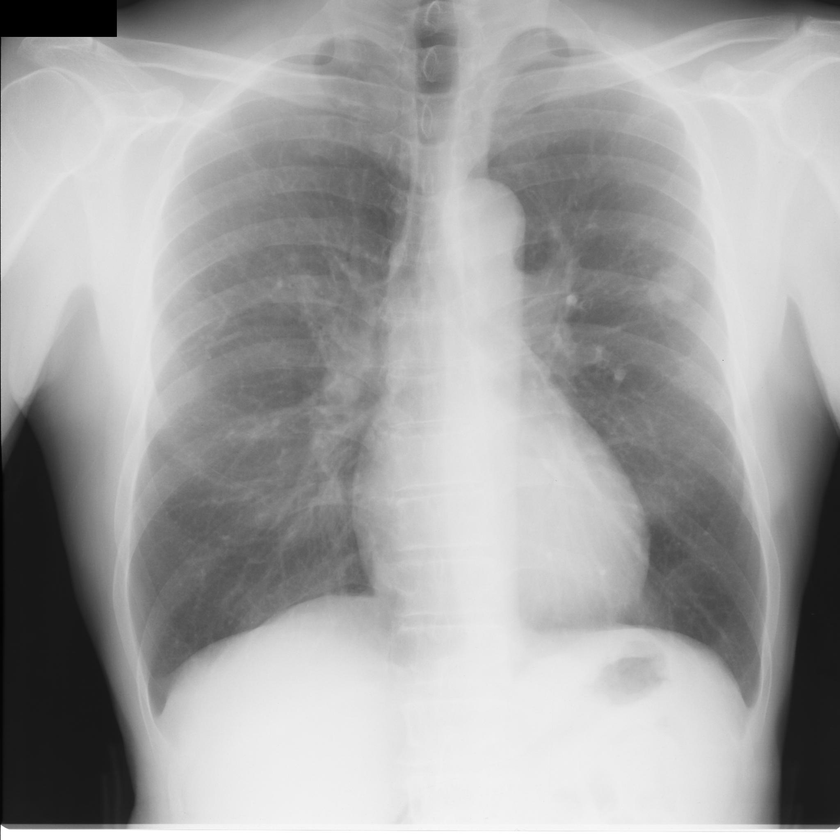
#> input picture images/JPCLN001.png, 840 x 840 px, shrunk from 2048 x 2048 before the run, found by its file name
$ python limiarization_otsu.py
#> lines starting #> are read from the running program, lines starting #| are printed output that depends on the picture; after the words box and inside, x2 and y2 are one past the last pixel; in counts of white or black regions, pixels touching at a corner belong together
import cv2;

img = cv2.imread('images/JPCLN001.png')
#> img is the input picture: shape (840, 840, 3); min 0, max 255, mean 163.2

im_gray = cv2.cvtColor(img, cv2.COLOR_BGR2GRAY)

th, im_gray_th_otsu = cv2.threshold(im_gray, 128, 192, cv2.THRESH_OTSU)
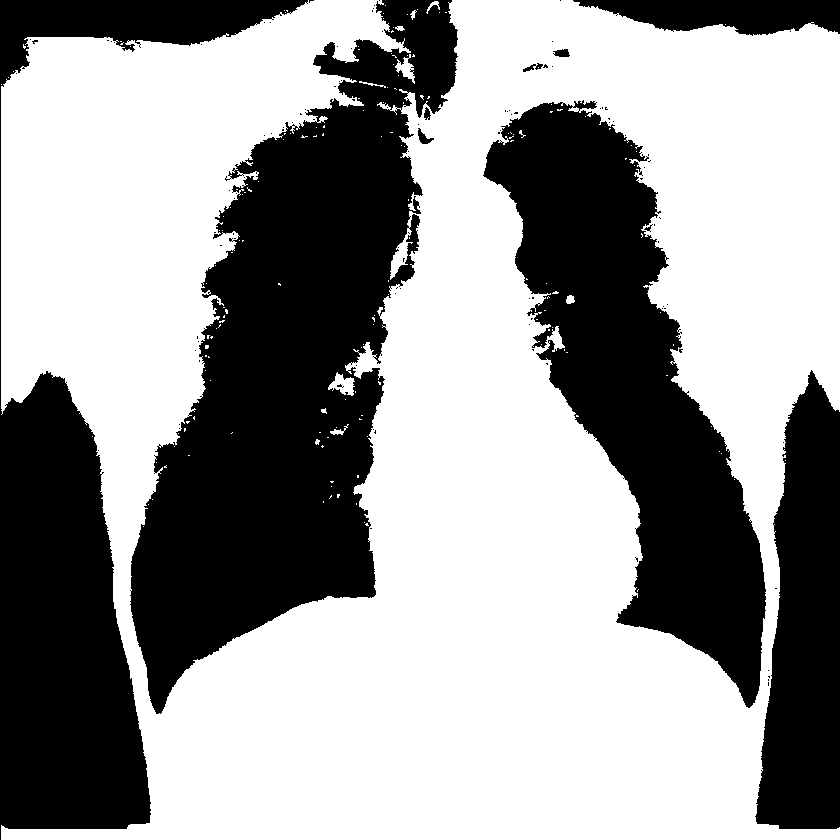
#> im_gray_th_otsu: shape (840, 840); values 0 (black) and 192 (white), 60.4% white; 112 black regions (102 under 20 px), largest, box (x1, y1, x2, y2) and area: (130, 0, 458, 714) 109800, (483, 100, 766, 708) 69702, (0, 0, 308, 840) 64099
#> th = 152

print(th)
#| 152.0
# 128.0

cv2.imwrite('images/JPCLN001.png', im_gray_th_otsu)

$ run again, with images/JPCLN002.png copied over images/JPCLN001.png
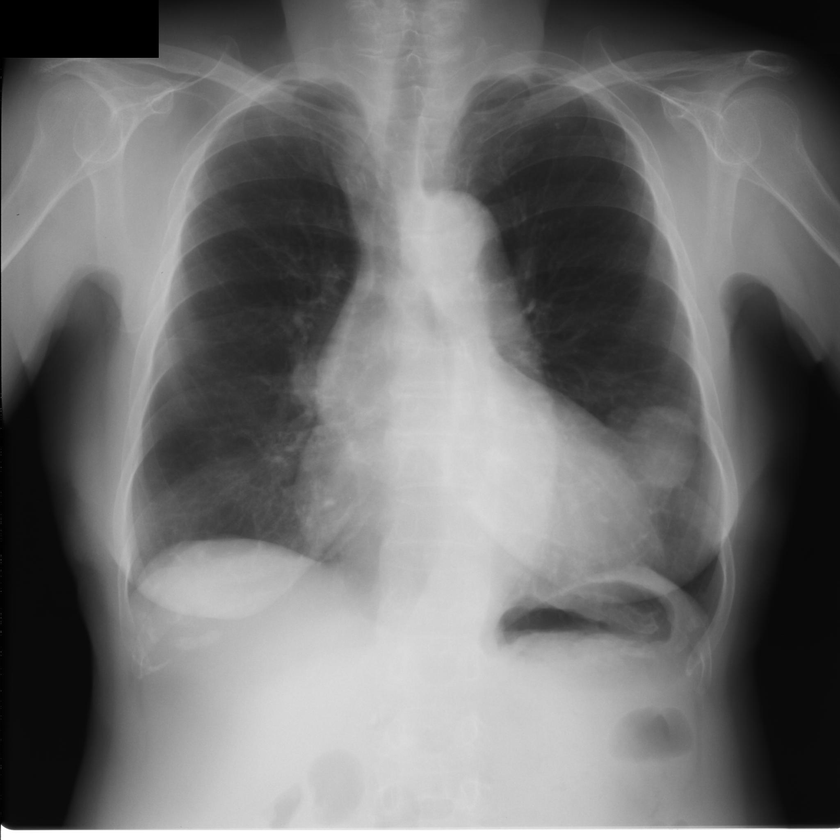
#> input picture images/JPCLN002.png, 840 x 840 px, shrunk from 2048 x 2048 before the run, found by its file name
#> img is the input picture: shape (840, 840, 3); min 0, max 255, mean 113.4
#> `th, im_gray_th_otsu = cv2.threshold(im_gray, 128, 192, cv2.THRESH_OTSU)`:
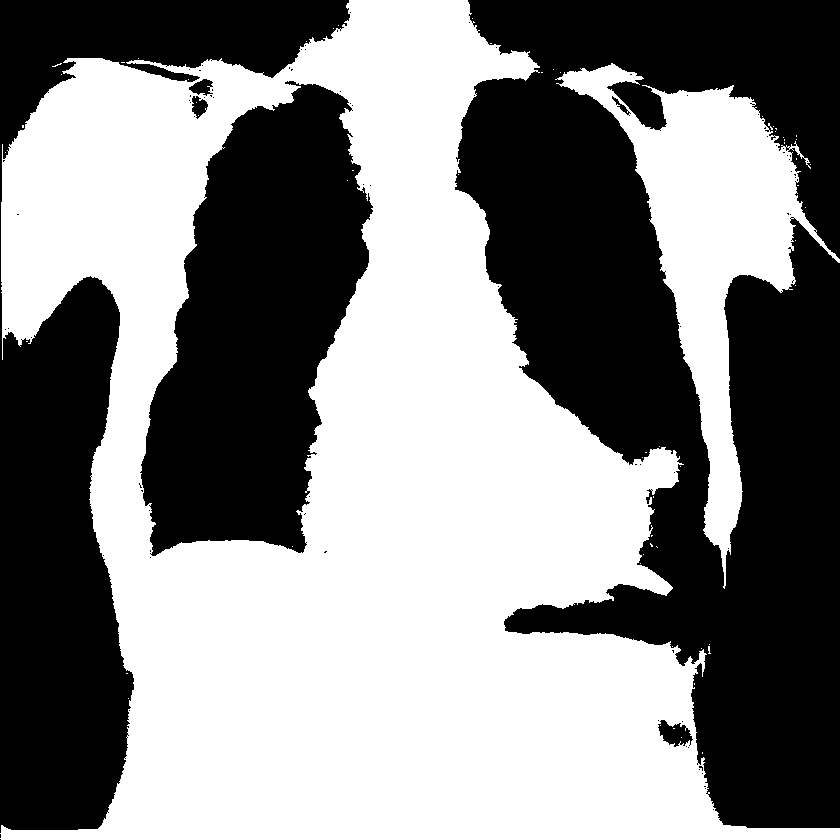
#> im_gray_th_otsu: shape (840, 840); values 0 (black) and 192 (white), 52.5% white; 87 black regions (80 under 20 px), largest, box (x1, y1, x2, y2) and area: (455, 0, 840, 828) 180456, (0, 0, 350, 833) 83373, (140, 81, 373, 556) 69801
#> th = 110
#| 110.0

$ run again, with images/JPCLN003.png copied over images/JPCLN001.png
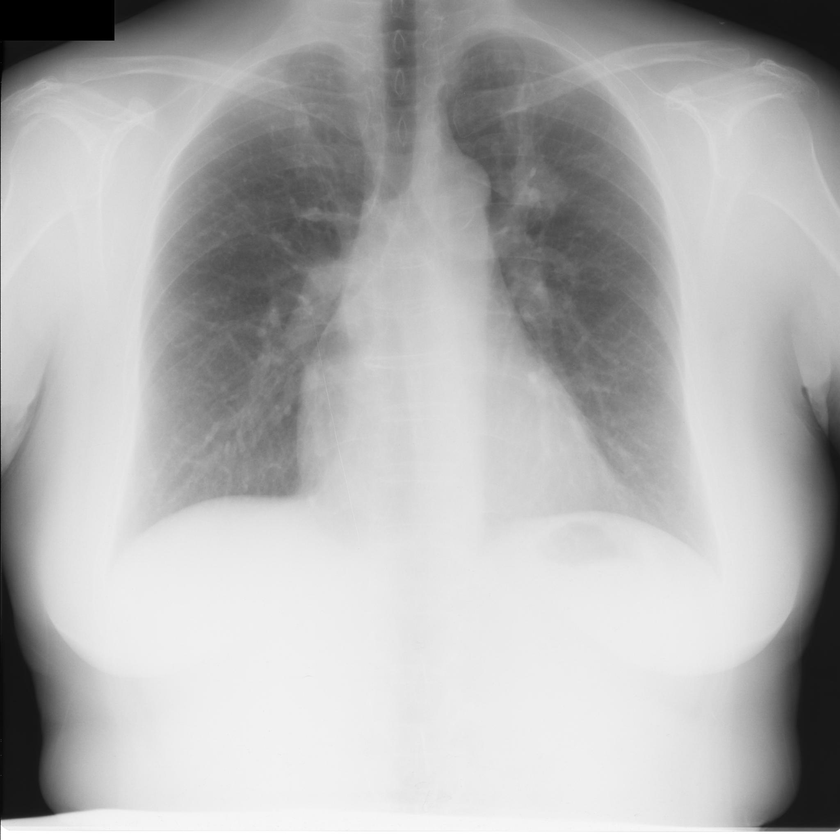
#> input picture images/JPCLN003.png, 840 x 840 px, shrunk from 2048 x 2048 before the run, found by its file name
#> img is the input picture: shape (840, 840, 3); min 0, max 255, mean 178.4
#> `th, im_gray_th_otsu = cv2.threshold(im_gray, 128, 192, cv2.THRESH_OTSU)`:
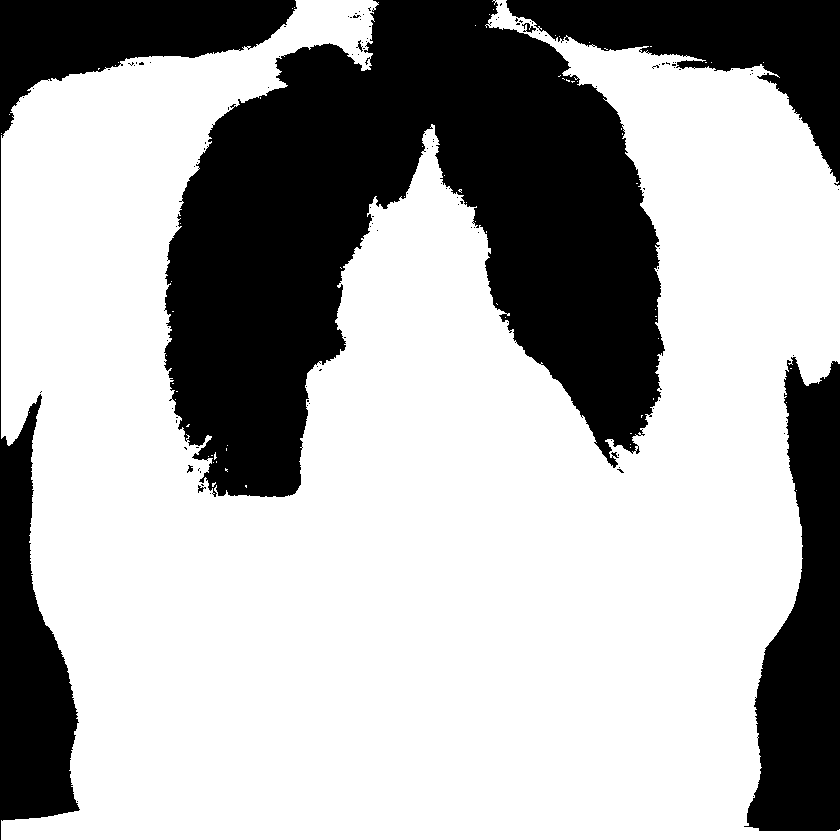
#> im_gray_th_otsu: shape (840, 840); values 0 (black) and 192 (white), 67.4% white; 123 black regions (115 under 20 px), largest, box (x1, y1, x2, y2) and area: (164, 0, 665, 497) 139923, (0, 0, 297, 840) 39037, (744, 357, 840, 831) 28366
#> th = 159
#| 159.0
